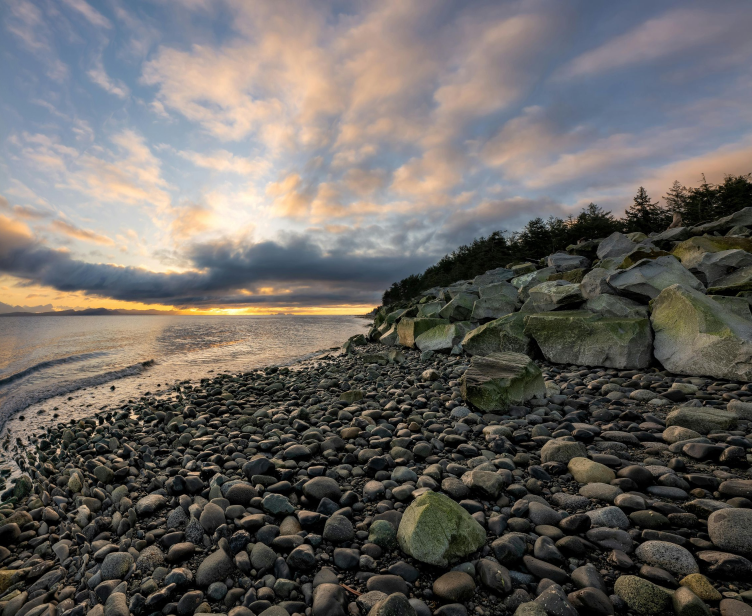
#> input picture output/detail_seq.jpg, 2256 x 1847 px (shown at 1/3 size)
$ jupyter execute --allow-errors 'detail copy.ipynb'   (shell and % lines are left out)
#> lines starting #> are read from the running program, lines starting #| are printed output that depends on the picture
[cell 1]
import subprocess
import sys

[cell 2]
# Define the command
command = ['python', 'run_program.py', 'inputdata/1616.jpg', 'detail', '404']

# Run the command and capture output
process = subprocess.Popen(
    command,
    stdout=subprocess.PIPE,
    stderr=subprocess.PIPE,
    universal_newlines=True
)

# Get the output
stdout, stderr = process.communicate()

# Print the output
print("Standard Output:")
print(stdout)

if stderr:
    print("\nStandard Error:")
    print(stderr)

[cell 3]
# This cell should be run after the command completes
# It will parse the output and extract the performance metrics
import re

def extract_metrics(output):
#> called with output = ''
    metrics = {}
    current_impl = None

    for line in output.split('\n'):
        if 'Processing' in line and 'implementation' in line:
            current_impl = line.split('Processing ')[1].split(' implementation')[0]
            metrics[current_impl] = {}
        elif current_impl and 'Grayscale conversion:' in line:
            metrics[current_impl]['Grayscale conversion'] = float(line.split(':')[1].strip().split()[0])
        elif current_impl and 'Backward energy (Sobel):' in line:
            metrics[current_impl]['Backward energy (Sobel)'] = float(line.split(':')[1].strip().split()[0])
        elif current_impl and 'Forward energy:' in line:
            metrics[current_impl]['Forward energy'] = float(line.split(':')[1].strip().split()[0])
        elif current_impl and 'Hybrid energy:' in line:
            metrics[current_impl]['Hybrid energy'] = float(line.split(':')[1].strip().split()[0])
        elif current_impl and 'Dynamic programming:' in line:
            metrics[current_impl]['Dynamic programming'] = float(line.split(':')[1].strip().split()[0])
        elif current_impl and 'Seam tracing and removal:' in line:
            metrics[current_impl]['Seam tracing and removal'] = float(line.split(':')[1].strip().split()[0])
        elif current_impl and 'Total seam carving time:' in line:
            metrics[current_impl]['Total time'] = float(line.split(':')[1].strip().split()[0])

    return metrics

# Parse the metrics from the output
performance_data = extract_metrics(stdout)
print("Extracted Performance Metrics:")
print(performance_data)

[cell 4]
import pandas as pd
import matplotlib.pyplot as plt

# Define colors for each implementation
colors = {
    'sequential': 'blue',
    'omp': 'purple',
    'cuda': 'red',
    'mpi': 'green'
}

# Convert to DataFrame
df = pd.DataFrame(performance_data)

# Remove 'Total time' for individual component analysis
components = df.index[:-1]

# Create a figure with subplots
fig, axes = plt.subplots(2, 3, figsize=(15, 12))
fig.suptitle('Seam Carving Performance Analysis by Component', fontsize=16)

# Plot for each component
for i, (component, ax) in enumerate(zip(components, axes.flat)):
    bars = ax.bar(df.columns, df.loc[component])
    # Set color for each bar based on implementation
    for bar, impl in zip(bars, df.columns):
        # Map implementation name to color
        if impl == 'seq':
            bar.set_color(colors['sequential'])
        else:
            bar.set_color(colors[impl])
    ax.set_title(f'{component}')
    ax.set_ylabel('Time (ms)')
    ax.tick_params(axis='x', rotation=45)
    ax.grid(True, alpha=0.3)

# Remove empty subplot if any
if len(components) < len(axes.flat):
    fig.delaxes(axes.flat[-1])

plt.tight_layout()
plt.show()

[cell 5]
print(pd.DataFrame(performance_data).round(2).to_markdown())

[cell 6]
# Plot total times comparison
plt.figure(figsize=(10, 6))
total_times = [df[impl]['Total time'] for impl in df.columns]
bars = plt.bar(df.columns, total_times)
# Set color for each bar based on implementation
for bar, impl in zip(bars, df.columns):
    # Map implementation name to color
    if impl == 'seq':
        bar.set_color(colors['sequential'])
    else:
        bar.set_color(colors[impl])
plt.title('Total Processing Time Comparison')
plt.ylabel('Time (ms)')
plt.grid(True, alpha=0.3)
plt.show()

#> (a cell that did not finish here is left out)

[cell 8]
# Define throughput calculation function
def calculate_throughput(num_seams, time_ms):
    """Calculate throughput in seams/second"""
    return (num_seams / time_ms) * 1000  # Convert ms to seconds

# Plot throughput comparison
plt.figure(figsize=(10, 6))
bars = plt.bar(df.columns, [calculate_throughput(800, df[impl]['Total time']) for impl in df.columns])

# Set color for each bar based on implementation
for bar, impl in zip(bars, df.columns):
    if impl == 'seq':
        bar.set_color(colors['sequential'])
    else:
        bar.set_color(colors[impl])

plt.title('Throughput Comparison')
plt.ylabel('Throughput (seams/second)')
plt.grid(True, alpha=0.3)
plt.show()

#> (a cell that did not finish here is left out)

[cell 10]
import cv2
import numpy as np
from skimage.metrics import structural_similarity as ssim
import matplotlib.pyplot as plt
import os
from tabulate import tabulate

[cell 11]
def calculate_mse(img1, img2):
    diff = (img1.astype(float) - img2.astype(float)) / 255.0
    squared_diff = np.clip(diff ** 2, 0, 1.0)
    return np.mean(squared_diff) + 1e-6

# def calculate_mse(img1, img2):
#     return np.mean((img1.astype(float) - img2.astype(float)) ** 2)

def calculate_psnr(img1, img2):
    mse = calculate_mse(img1, img2)
    PIXEL_MAX = 255.0
    return 20 * np.log10(PIXEL_MAX / (np.sqrt(mse) + 1e-6))

def calculate_metrics(reference_img, comparison_img):
    # Convert images to grayscale if they're not already
    if len(reference_img.shape) == 3:
        # Use a more forgiving color conversion
        reference_gray = cv2.cvtColor(reference_img, cv2.COLOR_BGR2GRAY).astype(float) / 255
        comparison_gray = cv2.cvtColor(comparison_img, cv2.COLOR_BGR2GRAY).astype(float) / 255
    else:
        reference_gray = reference_img.astype(float) / 255
        comparison_gray = comparison_img.astype(float) / 255

    # Calculate metrics with normalized values
    mse_value = calculate_mse(reference_gray, comparison_gray)
    psnr_value = calculate_psnr(reference_gray, comparison_gray)
    # Use more lenient SSIM parameters
    ssim_value = ssim(reference_gray, comparison_gray, data_range=1.0, gaussian_weights=True, sigma=3, use_sample_covariance=False, win_size=21)

    return mse_value, psnr_value, ssim_value

[cell 12]
# Define the methods to compare
methods = ['cuda', 'mpi', 'omp', 'seq']

# Load reference image
# reference_path = 'inputdata/1616.jpg'
reference_path = 'output/detail_seq.jpg'
reference_img = cv2.imread(reference_path)
#> reference_img is the input picture: shape (1847, 2256, 3); mean B, G, R 96.8, 100.3, 103.9

if reference_img is None:
    print(f"Warning: Could not load reference image from {reference_path}")
    reference_img = np.zeros((100,100,3), dtype=np.uint8)

# Initialize results storage
results = []

# Compare each method with the reference
for method in methods:
    comparison_path = f'output/detail_{method}.jpg'
    comparison_img = cv2.imread(comparison_path)
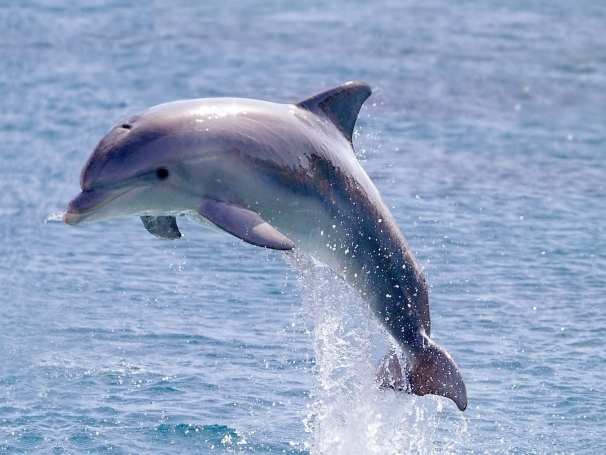
#> input picture output/detail_cuda.jpg, 1212 x 909 px (shown at 1/2 size)
#> comparison_img is the input picture: shape (909, 1212, 3); mean B, G, R 192.6, 161.7, 143.3

    if comparison_img is None:
        print(f"Warning: Could not load image for method {method}, skipping...")
        # Add placeholder results
        results.append([
            method,
            "N/A",
            "N/A",
            "N/A"
        ])
        continue

    # Ensure images have the same size
    if reference_img.shape != comparison_img.shape:
        comparison_img = cv2.resize(comparison_img, (reference_img.shape[1], reference_img.shape[0]))
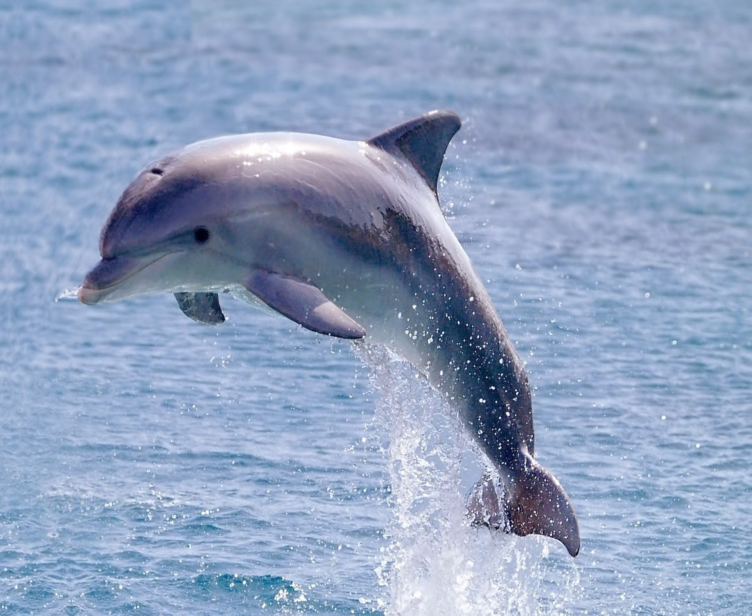
#> comparison_img: shape (1847, 2256, 3) (shown at 1/3 size); mean B, G, R 192.5, 161.6, 143.2

    try:
        # Calculate metrics with error handling
        mse_value, psnr_value, ssim_value = calculate_metrics(reference_img, comparison_img)
#> in calculate_metrics, `reference_gray = cv2.cvtColor(reference_img, cv2.COLOR_BGR2GRAY).astyp..`:
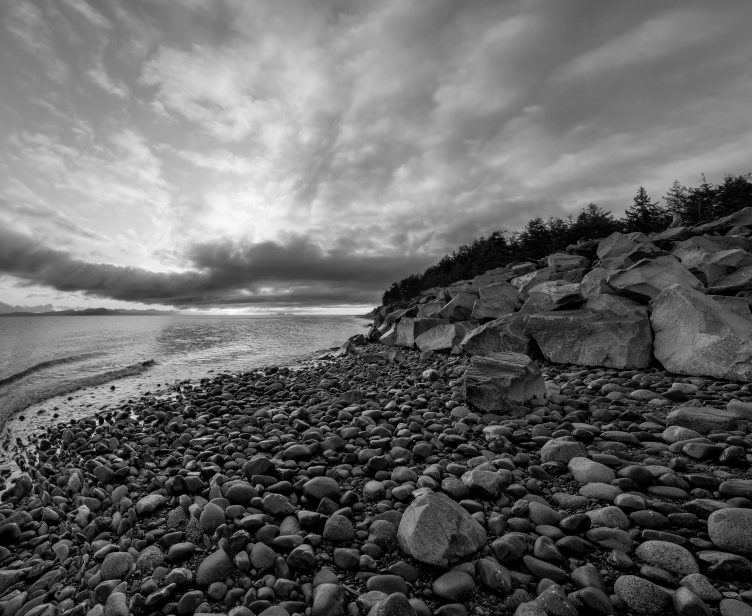
#> reference_gray: shape (1847, 2256) float64 (shown at 1/3 size); min 0, max 0.992, mean 0.396
#> in calculate_metrics, `comparison_gray = cv2.cvtColor(comparison_img, cv2.COLOR_BGR2GRAY).ast..`:
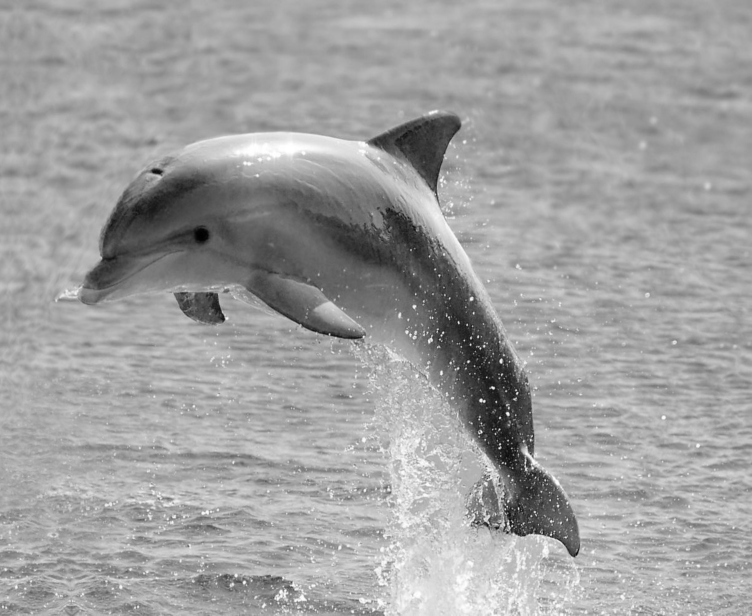
#> comparison_gray: shape (1847, 2256) float64 (shown at 1/3 size); min 0.00392, max 1, mean 0.626
#> in calculate_mse, `diff = (img1.astype(float) - img2.astype(float)) / 255.0`:
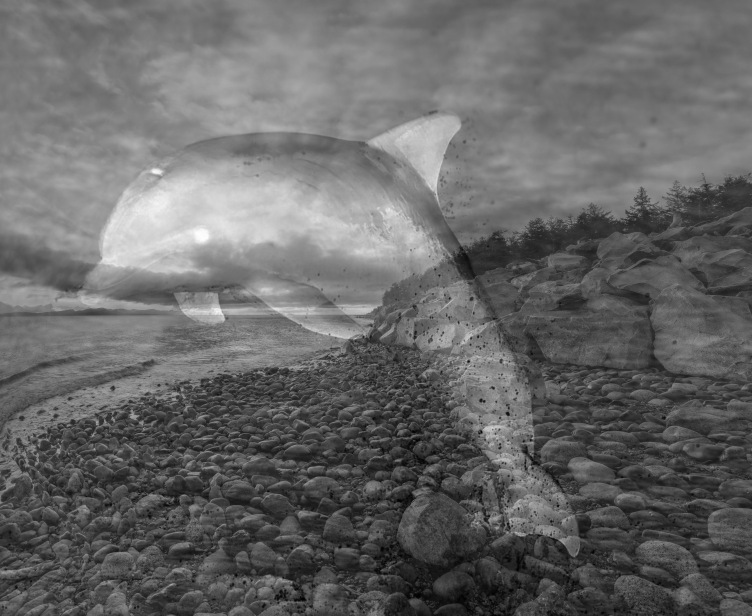
#> diff: shape (1847, 2256) float64 (shown at 1/3 size); min -0.00391, max 0.00351, mean -0.000901; drawn with min black and max white
#> in calculate_mse, `squared_diff = np.clip(diff ** 2, 0, 1.0)`:
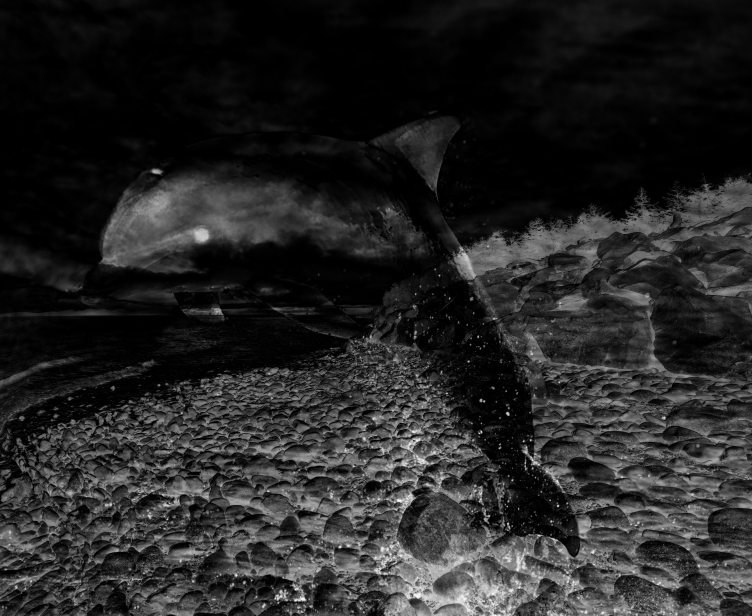
#> squared_diff: shape (1847, 2256) float64 (shown at 1/3 size); min 0, max 1.53e-05, mean 2.28e-06; drawn with min black and max white
#> in calculate_metrics, `mse_value = calculate_mse(reference_gray, comparison_gray)`: mse_value = 3.28e-06
#> in calculate_metrics, `psnr_value = calculate_psnr(reference_gray, comparison_gray)`: psnr_value = 103
#> in calculate_metrics, `ssim_value = ssim(reference_gray, comparison_gray, data_range=1.0, gau..`: ssim_value = 0.342
#> mse_value = 3.28e-06; psnr_value = 103; ssim_value = 0.342
    except Exception as e:
        print(f"Warning: Error calculating metrics for {method}: {e}")
        mse_value, psnr_value, ssim_value = 0.0, 0.0, 0.0

    # Store results
    results.append([
        method,
        f"{mse_value:.4f}",
        f"{ssim_value:.4f}",
        f"{psnr_value:.4f}"
    ])
#> pass 2 of the loop `for method in methods:`:
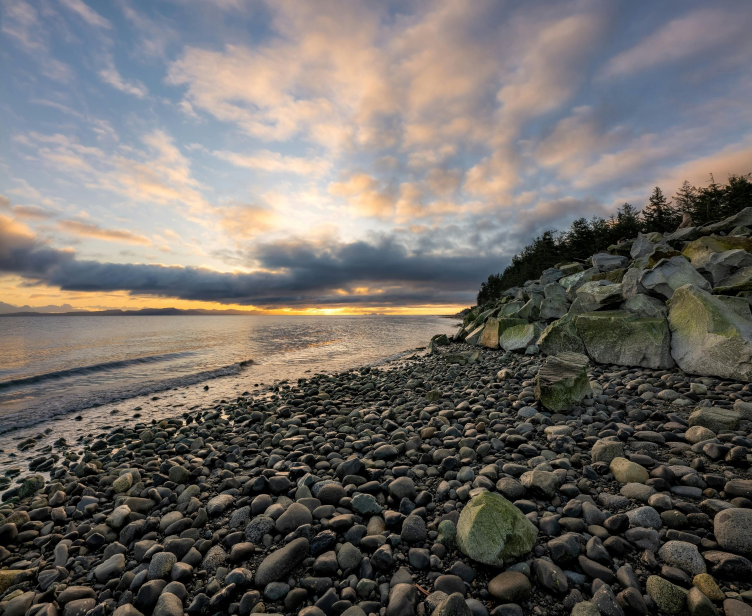
#> input picture output/detail_mpi.jpg, 2256 x 1847 px (shown at 1/3 size)
#> comparison_img is the input picture: shape (1847, 2256, 3); mean B, G, R 101.3, 105.2, 109.4
#> in calculate_mse (call 3), `diff = (img1.astype(float) - img2.astype(float)) / 255.0`:
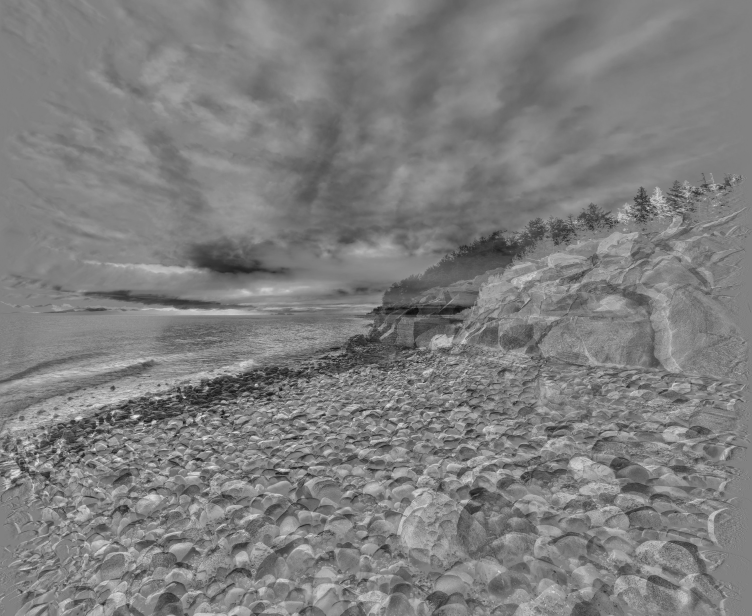
#> diff: shape (1847, 2256) float64 (shown at 1/3 size); min -0.00366, max 0.00355, mean -7.66e-05; drawn with min black and max white
#> in calculate_mse (call 3), `squared_diff = np.clip(diff ** 2, 0, 1.0)`:
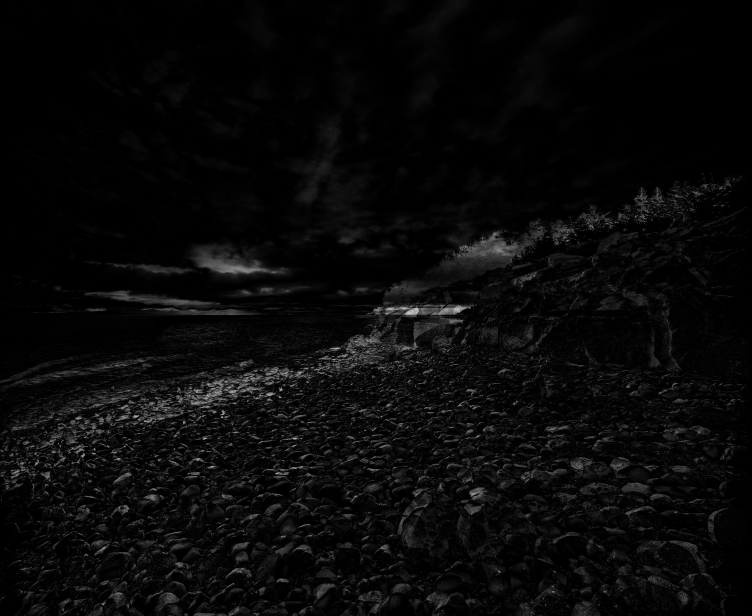
#> squared_diff: shape (1847, 2256) float64 (shown at 1/3 size); min 0, max 1.34e-05, mean 4.96e-07; drawn with min black and max white
#> `mse_value, psnr_value, ssim_value = calculate_metrics(reference_img, c..`: mse_value = 1.5e-06; psnr_value = 106.4; ssim_value = 0.403

# Display results in a table
headers = [
    "Method",
    "MSE",
    "SSIM",
    "PSNR"
    ]
#> headers = ['Method', 'MSE', 'SSIM', 'PSNR']
print("\nImage Quality Metrics:")
print(tabulate(results, headers=headers, tablefmt="grid"))

[cell 13]
metrics = ['MSE', 'SSIM', 'PSNR']
fig, axes = plt.subplots(1, 3, figsize=(15, 5))

for idx, metric in enumerate(metrics):
    values = [float(row[idx + 1]) for row in results]
    methods_without_seq = [row[0] for row in results]

    axes[idx].bar(methods_without_seq, values)
    axes[idx].set_title(f'{metric} Comparison')
    axes[idx].set_ylabel(metric)
    axes[idx].tick_params(axis='x', rotation=45)

plt.tight_layout()
plt.show()
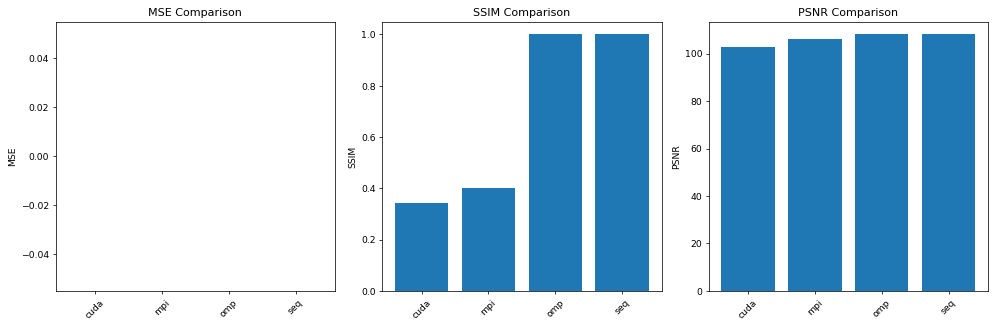
#> figure drawn by matplotlib, 3 panels
